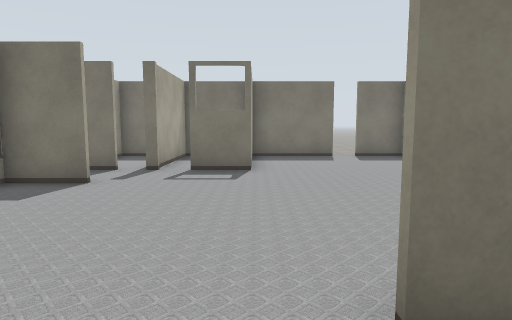
View 1 (above)

24 first-person views from a walk through a Gazebo world. The camera is 1.2 m above the floor, tilts 6° down and sees 75° across. The lines on the ground mark 1 m squares. The floor is counted in squares, 1 m on a side. Each view is taken from the middle of a square. On the plan, view 1 faces up. The plan holds only what a view shows up to about 13 squares ahead; the rest is blank. The place goes on beyond the plan. Some surface patterns are stand-ins.

View 2
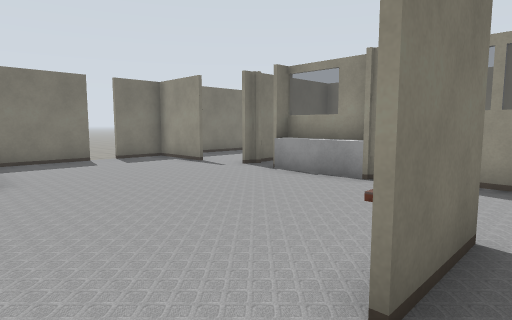

View 3
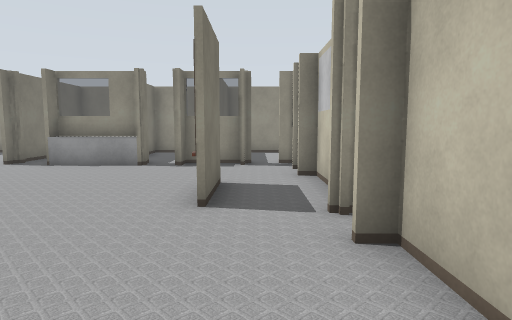

View 4
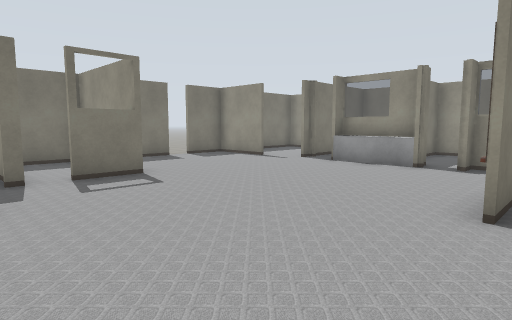

View 5
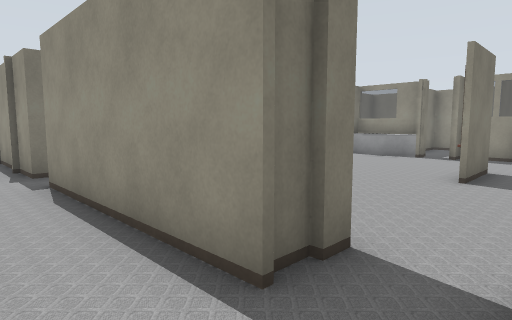

View 6
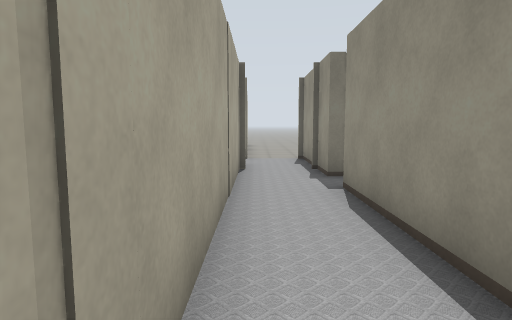

View 7
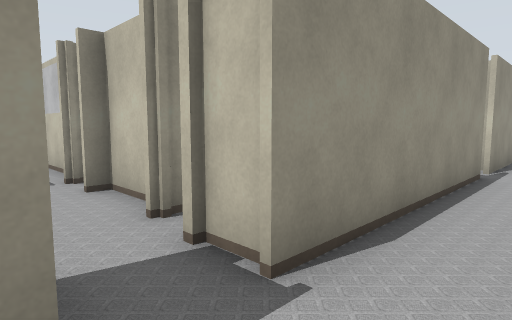

View 8
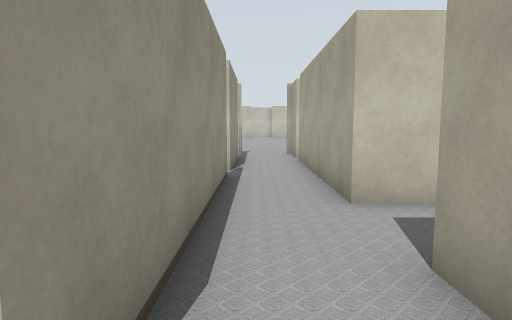

View 9
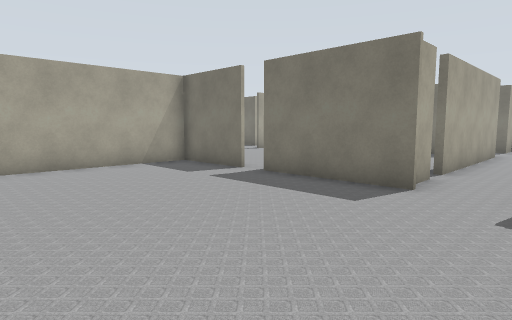

View 10
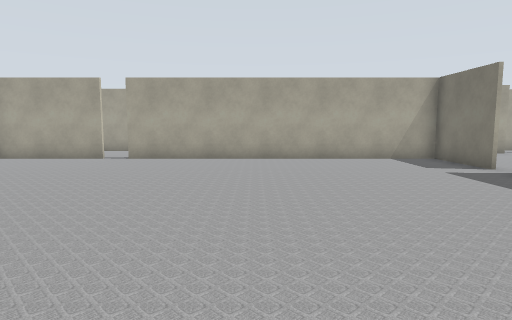

View 11
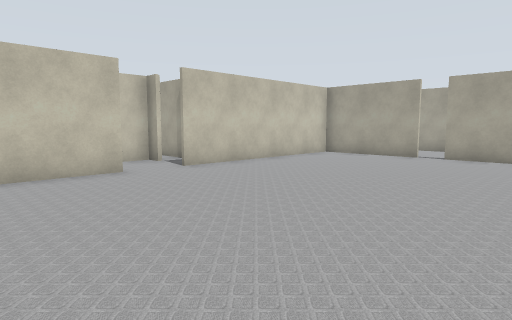

View 12
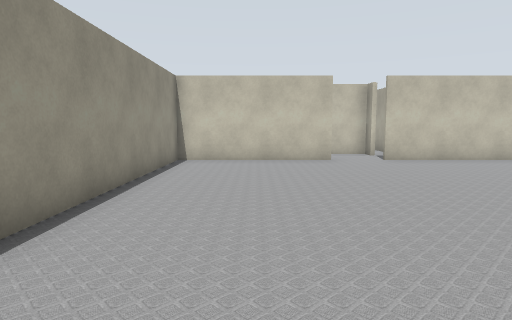

View 13
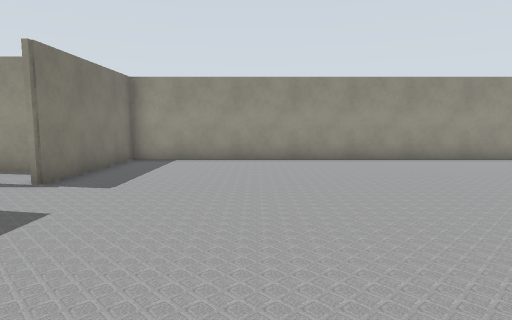

View 14
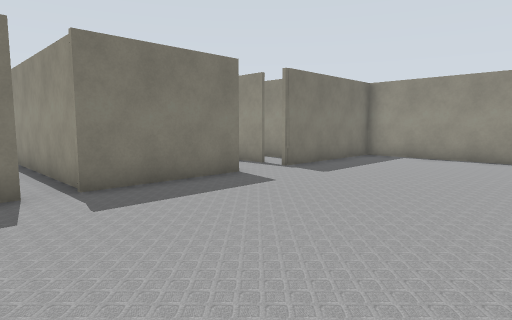

View 15
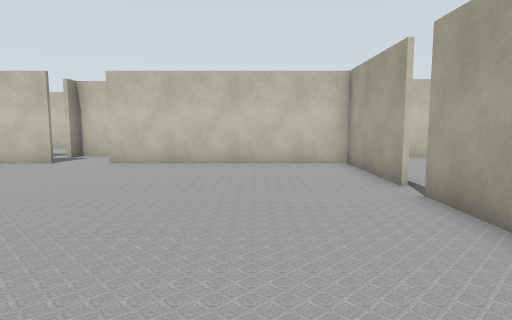

View 16
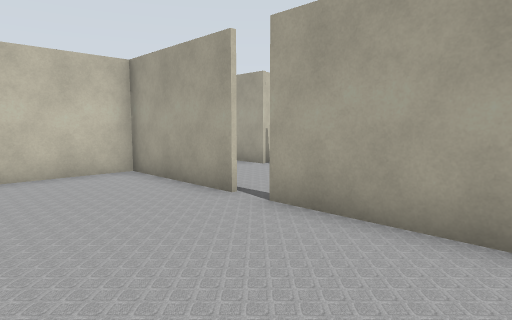

View 17
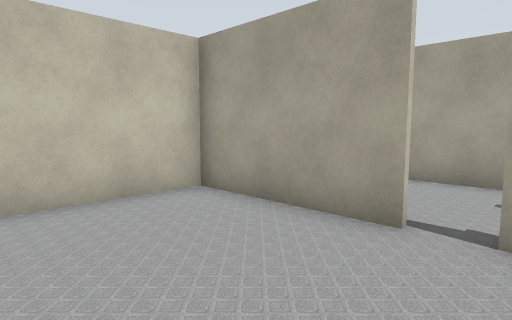

View 18
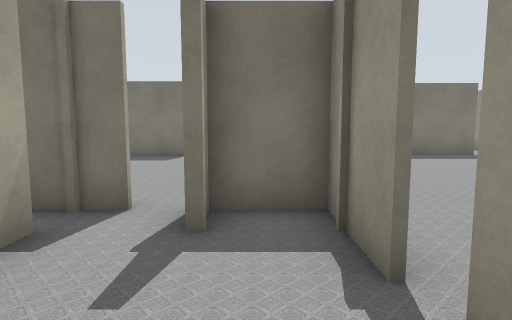

View 19
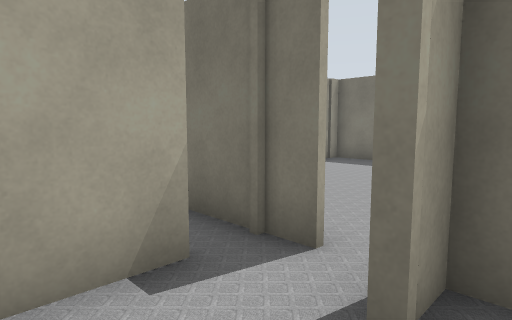

View 20
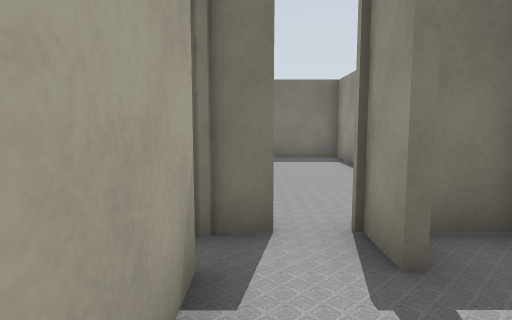

View 21
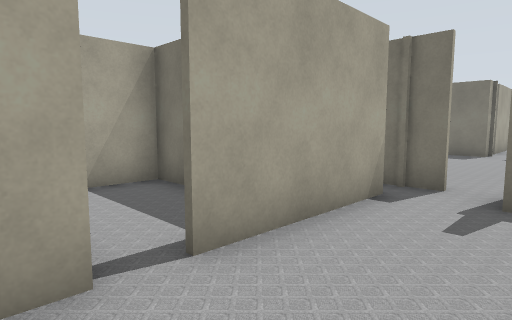

View 22
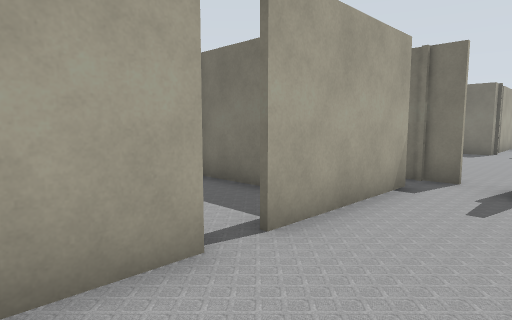

View 23
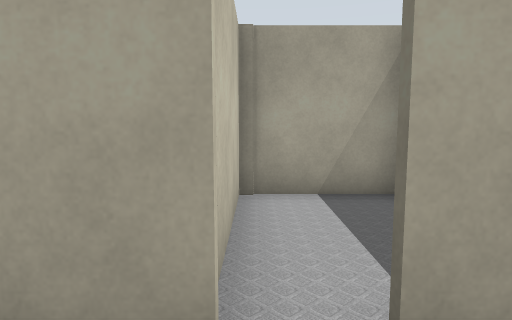

View 24
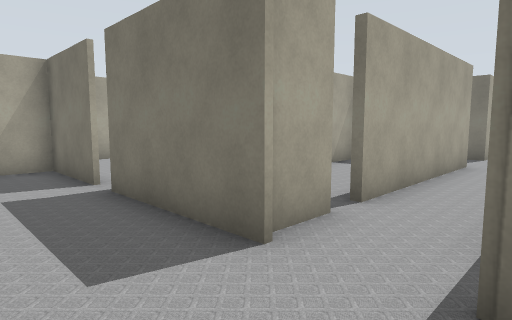

### Floor plan
Points are (right, up) in squares from view 1. A wall is a line through its corners. A room is listed if a view was taken in it or the views show most of it. See-through windows are left out.
Room 1 (views 1, 2, 3, 4)
walls: (-0.1, 8.9) (-1.8, 8.9); (-3.4, 6.8) (-5.2, 6.8); (-2.7, 8.9) (-3, 8.9); (3, 1.7) (0.8, 1.7); (6.5, 4.6) (6.5, 7.2); (6.5, 4.4) (5.9, 4.4) (5.9, 7.4); (5.6, 10.2) (5.6, 12.9) (3.9, 12.9); (2.1, -0.4) (3.9, -0.4); (-2.2, -0.4) (-0.7, -0.4) (-0.7, 0); (3, 12.9) (-0.1, 12.9); (6.5, 1.1) (6.5, 3.2)
ways out: opening at (-5, 1) to room 2; opening at (-4.5, 8) to room 2; opening at (-2, 10) to room 4; gap at (3.5, 13)
Room 2 (views 5, 6, 7, 8, 9, 10, 11, 12, 13, 14, 15, 16, 17, 24)
walls: (-7.1, -12.6) (-11, -12.6); (-5.3, -11.6) (-5.3, -7.6); (-7.5, -11) (-7.5, -12.4); (-11.9, -12.6) (-14.9, -12.6); (-14.9, -12.5) (-14.9, -23.6); (-5.3, -6.9) (-5.3, 0) (-4, 0); (-14.9, -24.4) (-14.9, -28.4) (-7.4, -28.4); (-5.6, -28.4) (-0.3, -28.4) (-0.3, -12.6) (-5.5, -12.6); (-7.5, -4) (-7.5, -10.2); (-7.5, -0.8) (-7.5, -1.7); (-4, 1.7) (-5.3, 1.7) (-5.3, 7.4); (-3.6, 8.9) (-5.3, 8.9) (-5.3, 13.1); (-7.5, 10) (-7.5, 1.5)
ways out: opening at (-5, 1) to room 1; opening at (-4.5, 8) to room 1; opening at (-15, -24) to room 3; gap at (-4, 9) to room 5; opening at (-8, -3); opening at (-6.5, 13); gap at (-12, -13); gap at (-8, -10.5)
Room 3 (views 18, 19, 20, 21, 22, 23)
walls: (-18.5, -27.3) (-18.5, -28.8); (-15, -23.6) (-15, -21.4) (-17, -21.4); (-18.5, -22.2) (-18.5, -26.4); (-16.7, -21.2) (-16.7, -22.4)
ways out: opening at (-15, -24) to room 2; opening at (-18, -22); gap at (-19, -29); gap at (-19, -26)
Room 4 (no view inside)
walls: (-0.3, 8.9) (-0.3, 12.9) (-2.7, 12.9) (-2.7, 8.9)
ways out: opening at (-2, 10) to room 1
Room 5 (no view inside)
walls: (-4.2, 12.9) (-5.5, 12.9)
low walls: (-2.8, 9.6) (-2.8, 10.1)
ways out: gap at (-4, 9) to room 2

Positions as (right, up) in squares from view 1, and headings:
1: (0, 0), facing up
2: (-1, 1), facing up-right
3: (-4, 1), facing right
4: (-4, 1), facing up-right
5: (-7, 0), facing up-right
6: (-7, 1), facing up
7: (-7, 2), facing down-right
8: (-6, 1), facing down
9: (-5, -19), facing up-left
10: (-3, -19), facing left
11: (-2, -20), facing down-left
12: (-3, -17), facing down
13: (-12, -17), facing right
14: (-13, -19), facing up-right
15: (-12, -18), facing down
16: (-11, -20), facing down-left
17: (-11, -23), facing down-left
18: (-16, -26), facing up
19: (-16, -24), facing up-left
20: (-18, -25), facing up
21: (-16, -28), facing up-left
22: (-16, -29), facing up-left
23: (-17, -27), facing left
24: (-5, -15), facing up-left
